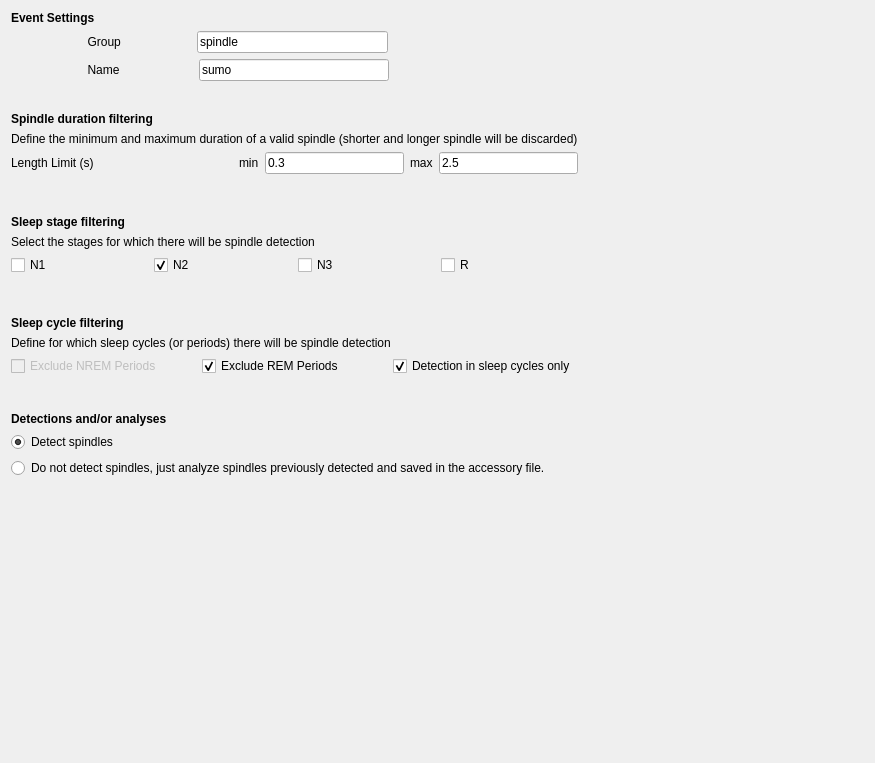
<?xml version="1.0" encoding="UTF-8"?>
<ui version="4.0">
 <class>SpindleDetectorSelStep</class>
 <widget class="QWidget" name="SpindleDetectorSelStep">
  <property name="geometry">
   <rect>
    <x>0</x>
    <y>0</y>
    <width>875</width>
    <height>763</height>
   </rect>
  </property>
  <property name="windowTitle">
   <string/>
  </property>
  <layout class="QHBoxLayout" name="horizontalLayout_5">
   <item>
    <layout class="QVBoxLayout" name="verticalLayout_3">
     <item>
      <layout class="QVBoxLayout" name="verticalLayout_5">
       <item>
        <layout class="QHBoxLayout" name="horizontalLayout_8">
         <item>
          <layout class="QVBoxLayout" name="verticalLayout_6">
           <item>
            <widget class="QLabel" name="label_13">
             <property name="text">
              <string>&lt;html&gt;&lt;head/&gt;&lt;body&gt;&lt;p&gt;&lt;span style=&quot; font-weight:600;&quot;&gt;Event  Settings&lt;/span&gt;&lt;/p&gt;&lt;/body&gt;&lt;/html&gt;</string>
             </property>
            </widget>
           </item>
           <item>
            <layout class="QHBoxLayout" name="horizontalLayout_9">
             <item>
              <widget class="QLabel" name="label_12">
               <property name="text">
                <string>                       Group                     </string>
               </property>
              </widget>
             </item>
             <item>
              <widget class="QLineEdit" name="group_lineEdit">
               <property name="text">
                <string>spindle</string>
               </property>
              </widget>
             </item>
             <item>
              <spacer name="horizontalSpacer_2">
               <property name="orientation">
                <enum>Qt::Horizontal</enum>
               </property>
               <property name="sizeType">
                <enum>QSizePolicy::Expanding</enum>
               </property>
               <property name="sizeHint" stdset="0">
                <size>
                 <width>35</width>
                 <height>20</height>
                </size>
               </property>
              </spacer>
             </item>
            </layout>
           </item>
           <item>
            <layout class="QHBoxLayout" name="horizontalLayout_10">
             <item>
              <widget class="QLabel" name="label_14">
               <property name="text">
                <string>                       Name                      </string>
               </property>
              </widget>
             </item>
             <item>
              <widget class="QLineEdit" name="name_lineEdit">
               <property name="text">
                <string>sumo</string>
               </property>
              </widget>
             </item>
             <item>
              <spacer name="horizontalSpacer_3">
               <property name="orientation">
                <enum>Qt::Horizontal</enum>
               </property>
               <property name="sizeHint" stdset="0">
                <size>
                 <width>40</width>
                 <height>20</height>
                </size>
               </property>
              </spacer>
             </item>
            </layout>
           </item>
          </layout>
         </item>
        </layout>
       </item>
      </layout>
     </item>
     <item>
      <spacer name="verticalSpacer_3">
       <property name="orientation">
        <enum>Qt::Vertical</enum>
       </property>
       <property name="sizeType">
        <enum>QSizePolicy::Fixed</enum>
       </property>
       <property name="sizeHint" stdset="0">
        <size>
         <width>20</width>
         <height>25</height>
        </size>
       </property>
      </spacer>
     </item>
     <item>
      <layout class="QVBoxLayout" name="verticalLayout" stretch="0,0,0,0">
       <property name="sizeConstraint">
        <enum>QLayout::SetDefaultConstraint</enum>
       </property>
       <property name="topMargin">
        <number>0</number>
       </property>
       <property name="bottomMargin">
        <number>0</number>
       </property>
       <item>
        <layout class="QHBoxLayout" name="horizontalLayout_7"/>
       </item>
       <item>
        <widget class="QLabel" name="label_5">
         <property name="font">
          <font>
           <weight>50</weight>
           <italic>false</italic>
           <bold>false</bold>
          </font>
         </property>
         <property name="text">
          <string>&lt;html&gt;&lt;head/&gt;&lt;body&gt;&lt;p&gt;&lt;span style=&quot; font-weight:600;&quot;&gt;Spindle duration filtering&lt;/span&gt;&lt;/p&gt;&lt;/body&gt;&lt;/html&gt;</string>
         </property>
        </widget>
       </item>
       <item>
        <widget class="QLabel" name="label_8">
         <property name="text">
          <string>Define the minimum and maximum duration of a valid spindle (shorter and longer spindle will be discarded)</string>
         </property>
        </widget>
       </item>
       <item>
        <layout class="QHBoxLayout" name="horizontalLayout">
         <item>
          <widget class="QLabel" name="label">
           <property name="text">
            <string>Length Limit (s)</string>
           </property>
          </widget>
         </item>
         <item>
          <spacer name="horizontalSpacer">
           <property name="orientation">
            <enum>Qt::Horizontal</enum>
           </property>
           <property name="sizeHint" stdset="0">
            <size>
             <width>40</width>
             <height>20</height>
            </size>
           </property>
          </spacer>
         </item>
         <item>
          <widget class="QLabel" name="label_3">
           <property name="text">
            <string>min</string>
           </property>
          </widget>
         </item>
         <item>
          <widget class="QLineEdit" name="min_length_lineEdit">
           <property name="text">
            <string>0.3</string>
           </property>
          </widget>
         </item>
         <item>
          <widget class="QLabel" name="label_4">
           <property name="text">
            <string>max</string>
           </property>
          </widget>
         </item>
         <item>
          <widget class="QLineEdit" name="max_length_lineEdit">
           <property name="text">
            <string>2.5</string>
           </property>
          </widget>
         </item>
        </layout>
       </item>
      </layout>
     </item>
     <item>
      <spacer name="verticalSpacer_2">
       <property name="orientation">
        <enum>Qt::Vertical</enum>
       </property>
       <property name="sizeType">
        <enum>QSizePolicy::Fixed</enum>
       </property>
       <property name="sizeHint" stdset="0">
        <size>
         <width>20</width>
         <height>35</height>
        </size>
       </property>
      </spacer>
     </item>
     <item>
      <layout class="QVBoxLayout" name="verticalLayout_2">
       <item>
        <widget class="QLabel" name="label_6">
         <property name="font">
          <font>
           <weight>50</weight>
           <italic>false</italic>
           <bold>false</bold>
          </font>
         </property>
         <property name="text">
          <string>&lt;html&gt;&lt;head/&gt;&lt;body&gt;&lt;p&gt;&lt;span style=&quot; font-weight:600;&quot;&gt;Sleep stage filtering&lt;/span&gt;&lt;/p&gt;&lt;/body&gt;&lt;/html&gt;</string>
         </property>
        </widget>
       </item>
       <item>
        <widget class="QLabel" name="label_2">
         <property name="text">
          <string>Select the stages for which there will be spindle detection</string>
         </property>
        </widget>
       </item>
       <item>
        <layout class="QHBoxLayout" name="horizontalLayout_2">
         <item>
          <widget class="QCheckBox" name="checkBox_n1">
           <property name="text">
            <string>N1</string>
           </property>
          </widget>
         </item>
         <item>
          <widget class="QCheckBox" name="checkBox_n2">
           <property name="text">
            <string>N2</string>
           </property>
           <property name="checked">
            <bool>true</bool>
           </property>
          </widget>
         </item>
         <item>
          <widget class="QCheckBox" name="checkBox_n3">
           <property name="text">
            <string>N3</string>
           </property>
           <property name="checked">
            <bool>false</bool>
           </property>
          </widget>
         </item>
         <item>
          <widget class="QCheckBox" name="checkBox_r">
           <property name="text">
            <string>R</string>
           </property>
          </widget>
         </item>
        </layout>
       </item>
      </layout>
     </item>
     <item>
      <spacer name="verticalSpacer">
       <property name="orientation">
        <enum>Qt::Vertical</enum>
       </property>
       <property name="sizeType">
        <enum>QSizePolicy::Fixed</enum>
       </property>
       <property name="sizeHint" stdset="0">
        <size>
         <width>20</width>
         <height>35</height>
        </size>
       </property>
      </spacer>
     </item>
     <item>
      <widget class="QLabel" name="label_7">
       <property name="font">
        <font>
         <weight>50</weight>
         <italic>false</italic>
         <bold>false</bold>
        </font>
       </property>
       <property name="text">
        <string>&lt;html&gt;&lt;head/&gt;&lt;body&gt;&lt;p&gt;&lt;span style=&quot; font-weight:600;&quot;&gt;Sleep cycle filtering&lt;/span&gt;&lt;/p&gt;&lt;/body&gt;&lt;/html&gt;</string>
       </property>
      </widget>
     </item>
     <item>
      <widget class="QLabel" name="label_9">
       <property name="text">
        <string>Define for which sleep cycles (or periods) there will be spindle detection</string>
       </property>
      </widget>
     </item>
     <item>
      <layout class="QHBoxLayout" name="horizontalLayout_3">
       <item>
        <widget class="QCheckBox" name="checkBox_excl_nremp">
         <property name="enabled">
          <bool>false</bool>
         </property>
         <property name="text">
          <string>Exclude NREM Periods</string>
         </property>
        </widget>
       </item>
       <item>
        <widget class="QCheckBox" name="checkBox_excl_remp">
         <property name="text">
          <string>Exclude REM Periods</string>
         </property>
         <property name="checked">
          <bool>true</bool>
         </property>
        </widget>
       </item>
       <item>
        <widget class="QCheckBox" name="checkBox_only_cycles">
         <property name="text">
          <string>Detection in sleep cycles only</string>
         </property>
         <property name="checked">
          <bool>true</bool>
         </property>
        </widget>
       </item>
      </layout>
     </item>
     <item>
      <spacer name="verticalSpacer_5">
       <property name="orientation">
        <enum>Qt::Vertical</enum>
       </property>
       <property name="sizeType">
        <enum>QSizePolicy::Fixed</enum>
       </property>
       <property name="sizeHint" stdset="0">
        <size>
         <width>20</width>
         <height>30</height>
        </size>
       </property>
      </spacer>
     </item>
     <item>
      <widget class="QLabel" name="label_10">
       <property name="font">
        <font>
         <weight>50</weight>
         <italic>false</italic>
         <bold>false</bold>
        </font>
       </property>
       <property name="text">
        <string>&lt;html&gt;&lt;head/&gt;&lt;body&gt;&lt;p&gt;&lt;span style=&quot; font-weight:600;&quot;&gt;Detections and/or analyses&lt;/span&gt;&lt;/p&gt;&lt;/body&gt;&lt;/html&gt;</string>
       </property>
      </widget>
     </item>
     <item>
      <layout class="QHBoxLayout" name="horizontalLayout_4"/>
     </item>
     <item>
      <widget class="QRadioButton" name="radioButton_detect_spindle">
       <property name="text">
        <string>Detect spindles</string>
       </property>
       <property name="checked">
        <bool>true</bool>
       </property>
      </widget>
     </item>
     <item>
      <widget class="QRadioButton" name="radioButto_analyse_spindle">
       <property name="text">
        <string>Do not detect spindles, just analyze spindles previously detected and saved in the accessory file.</string>
       </property>
      </widget>
     </item>
     <item>
      <spacer name="verticalSpacer_4">
       <property name="orientation">
        <enum>Qt::Vertical</enum>
       </property>
       <property name="sizeType">
        <enum>QSizePolicy::Expanding</enum>
       </property>
       <property name="sizeHint" stdset="0">
        <size>
         <width>20</width>
         <height>35</height>
        </size>
       </property>
      </spacer>
     </item>
    </layout>
   </item>
   <item>
    <spacer name="horizontalSpacer_4">
     <property name="orientation">
      <enum>Qt::Horizontal</enum>
     </property>
     <property name="sizeHint" stdset="0">
      <size>
       <width>162</width>
       <height>20</height>
      </size>
     </property>
    </spacer>
   </item>
  </layout>
 </widget>
 <resources>
  <include location="../../../../../snooz-toolbox/src/main/python/ui/themes/themes.qrc"/>
 </resources>
 <connections>
  <connection>
   <sender>checkBox_only_cycles</sender>
   <signal>stateChanged(int)</signal>
   <receiver>SpindleDetectorSelStep</receiver>
   <slot>detect_in_cycle_only_slot()</slot>
   <hints>
    <hint type="sourcelabel">
     <x>447</x>
     <y>290</y>
    </hint>
    <hint type="destinationlabel">
     <x>357</x>
     <y>294</y>
    </hint>
   </hints>
  </connection>
  <connection>
   <sender>radioButto_analyse_spindle</sender>
   <signal>clicked()</signal>
   <receiver>SpindleDetectorSelStep</receiver>
   <slot>radio_button_slot()</slot>
   <hints>
    <hint type="sourcelabel">
     <x>272</x>
     <y>404</y>
    </hint>
    <hint type="destinationlabel">
     <x>357</x>
     <y>294</y>
    </hint>
   </hints>
  </connection>
  <connection>
   <sender>radioButton_detect_spindle</sender>
   <signal>clicked()</signal>
   <receiver>SpindleDetectorSelStep</receiver>
   <slot>radio_button_slot()</slot>
   <hints>
    <hint type="sourcelabel">
     <x>272</x>
     <y>380</y>
    </hint>
    <hint type="destinationlabel">
     <x>357</x>
     <y>294</y>
    </hint>
   </hints>
  </connection>
 </connections>
 <slots>
  <slot>detect_in_cycle_only_slot()</slot>
  <slot>radio_button_slot()</slot>
 </slots>
</ui>
